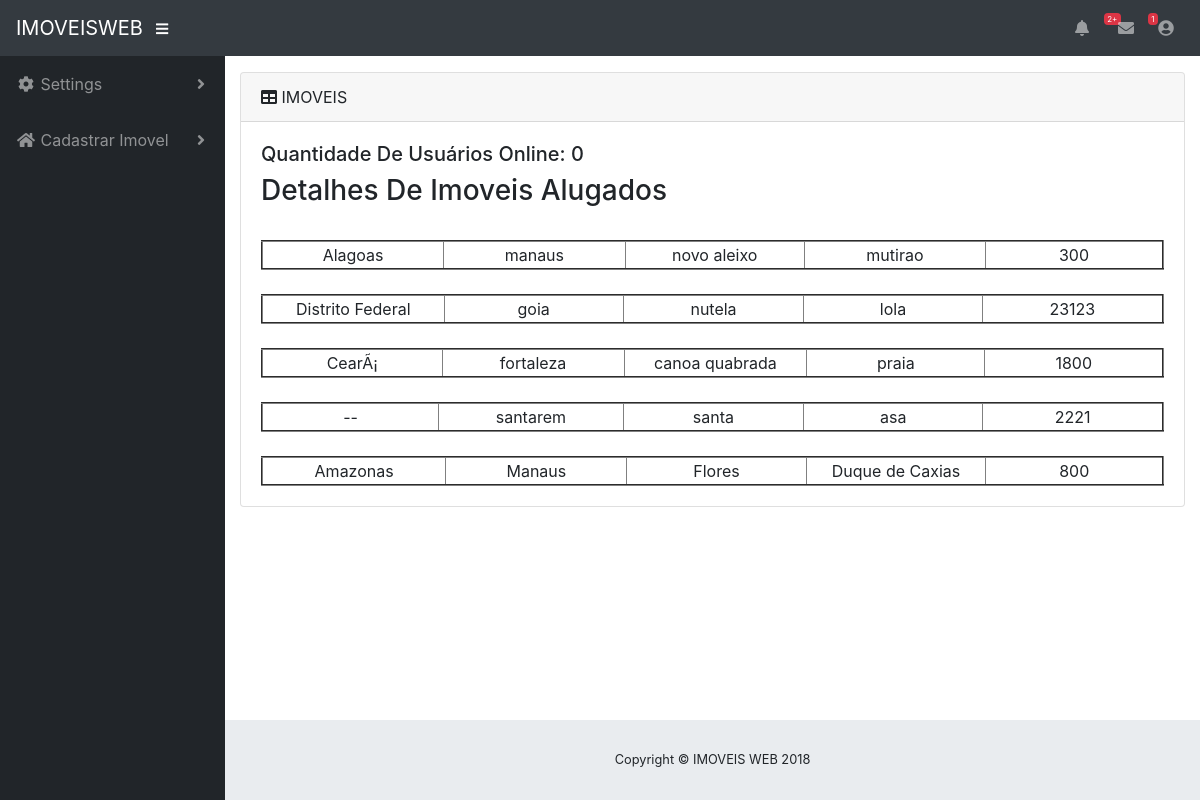
The app's page /main-locador.php (signed in) with its own data.
### tables this page shows
CREATE TABLE IF NOT EXISTS `imoveis` (
  `id` int(155) NOT NULL AUTO_INCREMENT,
  `estado` varchar(100) NOT NULL,
  `cidade` varchar(100) NOT NULL,
  `bairro` varchar(100) NOT NULL,
  `complemento` varchar(250) NOT NULL,
  `endereco` varchar(250) NOT NULL,
  `numero` int(11) NOT NULL,
  `cep` int(11) NOT NULL,
  `descricao` varchar(250) NOT NULL,
  `valor` varchar(100) NOT NULL,
  `img` longblob NOT NULL,
  `codigo_fiador` int(11) DEFAULT NULL,
  PRIMARY KEY (`id`),
  KEY `id` (`id`),
  KEY `codigo_fiador` (`codigo_fiador`)
);

### main-locador.php (the view, shortened to what this page needs)
<!DOCTYPE html>
<html lang="pt-br">
<head>
  <link href="vendor/bootstrap/css/bootstrap.min.css" rel="stylesheet">
  <link href="vendor/fontawesome-free/css/all.min.css" rel="stylesheet" type="text/css">
  <link href="vendor/datatables/dataTables.bootstrap4.css" rel="stylesheet">
  <link href="css/sb-admin.css" rel="stylesheet">
</head>
<body>
  <body id="page-top">
    <nav class="navbar navbar-expand navbar-dark bg-dark static-top">
      <a class="navbar-brand mr-1" href="#">IMOVEISWEB</a>
      <button class="btn btn-link btn-sm text-white order-1 order-sm-0" id="sidebarToggle" href="#">
        <i class="fas fa-bars"></i>
      </button>
      <ul class="navbar-nav ml-auto ml-md-0">
        <li class="nav-item dropdown no-arrow mx-1">
          <a class="nav-link dropdown-toggle" href="#" id="alertsDropdown" role="button" data-toggle="dropdown" aria-haspopup="true" aria-expanded="false">
            <i class="fas fa-bell fa-fw"></i>
            <span class="badge badge-danger">2+</span>
          </a>
        </li>
        <li class="nav-item dropdown no-arrow mx-1">
          <a class="nav-link dropdown-toggle" href="#" id="messagesDropdown" role="button" data-toggle="dropdown" aria-haspopup="true" aria-expanded="false">
            <i class="fas fa-envelope fa-fw"></i>
            <span class="badge badge-danger">1</span>
          </a>
        </li>
        <li class="nav-item dropdown no-arrow">
          <a class="nav-link dropdown-toggle" href="#" id="userDropdown" role="button" data-toggle="dropdown" aria-haspopup="true" aria-expanded="false">
            <i class="fas fa-user-circle fa-fw"></i>
          </a>
        </li>
      </ul>
    </nav>
    <div id="wrapper">
      <ul class="sidebar navbar-nav">
        <li class="nav-item dropdown">
          <a class="nav-link dropdown-toggle" href="#" id="pagesDropdown" role="button" data-toggle="dropdown" aria-haspopup="true" aria-expanded="false">
            <i class="fas fa-fw fa-cog"></i>
            <span>Settings</span>
          </a>
        </li>
        <li class="nav-item dropdown">
          <a class="nav-link dropdown-toggle" href="#" id="pagesDropdown" role="button" data-toggle="dropdown" aria-haspopup="true" aria-expanded="false">
            <i class="fas fa-fw fa-home"></i>
            <span>Cadastrar Imovel</span>
          </a>
        </li>
      </ul>
      <div id="content-wrapper">
        <div class="container-fluid">
          <div class="card mb-3">
            <div class="card-header">
              <i class="fas fa-table"></i>
                IMOVEIS</div>
            <div class="card-body">
                 <?php
    include 'conexao.php';
      $data['atual'] = date('Y-m-d H:i:s');
      $data['online'] = strtotime($data['atual'] . " - 20 seconds");
      $data['online'] = date("Y-m-d H:i:s",$data['online']);
      $result_qnt_visitas = "SELECT count(id) as online FROM visitas WHERE data_final >= '" . $data['online'] . "'";
      $resultado_qnt_visitas = mysqli_query($link, $result_qnt_visitas);
      $row_qnt_visitas = mysqli_fetch_assoc($resultado_qnt_visitas);
    ?>
    <h5>Quantidade De Usuários Online: <span id='online'><?php echo $row_qnt_visitas['online']; ?></span></h5>
              <div class="table-responsive">
                <h3>Detalhes De Imoveis Alugados</h3>
                      <?php
                    include 'conexao.php';
                     $sql = "SELECT * FROM imoveis WHERE codigo_fiador =".$_SESSION['usuid'];
                      $result    = mysqli_query($link, $sql);
                      while($registro = mysqli_fetch_array($result)) {
                      $estado       =$registro['estado'];
                      $cidade       = $registro['cidade'];
                      $bairro       = $registro['bairro'];
                      $complemento       = $registro['complemento'];
                      $valor        = $registro['valor'];
                      echo'<table border="2" align="center">';
                      echo '<tr   align="center">';
                      echo '<td style="width:200px;">'. $estado .'</td><br>';
                      echo '<td  style="width:200px;">'. $cidade .'</td>';
                      echo '<td style="width:200px;">'. $bairro .'</td>';
                      echo '<td style="width:200px;">'. $complemento .'</td>';
                      echo '<td style="width:200px;">'. $valor .'</td>';
                     echo '</tr>';
                     echo'</table>';
                      }
                    ?>
              </div>
            </div>
          </div>
        </div>
        <footer class="sticky-footer">
          <div class="container my-auto">
            <div class="copyright text-center my-auto">
              <span>Copyright © IMOVEIS WEB 2018</span>
            </div>
          </div>
        </footer>
      </div>
    </div>
</body>
</html>

### css/sb-admin.css (style rules this page uses)
html { position: relative; min-height: 100%; }
body { height: 100%; }
#wrapper { display: -webkit-box; display: -ms-flexbox; display: flex; }
#wrapper #content-wrapper { overflow-x: hidden; width: 100%; padding-top: 1rem; padding-bottom: 80px; }
.navbar-nav .nav-item.dropdown .dropdown-toggle::after { width: 1rem; text-align: center; float: right; vertical-align: 0; border: 0; font-weight: 900; content: '\f105'; font-family: 'Font Awesome 5 Free'; }
.navbar-nav .nav-item.dropdown.no-arrow .dropdown-toggle::after { display: none; }
.navbar-nav .nav-item .nav-link .badge { position: absolute; margin-left: 0.75rem; top: 0.3rem; font-weight: 400; font-size: 0.5rem; }
.sidebar { width: 90px !important; background-color: #212529; min-height: calc(100vh - 56px); }
.sidebar .nav-item:last-child { margin-bottom: 1rem; }
.sidebar .nav-item .nav-link { text-align: center; padding: 0.75rem 1rem; width: 90px; }
.sidebar .nav-item .nav-link span { font-size: 0.65rem; display: block; }
.sidebar .nav-item.dropdown .dropdown-toggle::after { display: none; }
.sidebar .nav-item .nav-link { color: rgba(255, 255, 255, 0.5); }
@media (min-width: 768px) { .sidebar { width: 225px !important; } }
@media (min-width: 768px) { .sidebar .nav-item .nav-link { display: block; width: 100%; text-align: left; padding: 1rem; width: 225px; } }
@media (min-width: 768px) { .sidebar .nav-item .nav-link span { font-size: 1rem; display: inline; } }
@media (min-width: 768px) { .sidebar .nav-item.dropdown .dropdown-toggle::after { display: block; } }
:root { --input-padding-x: 0.75rem; --input-padding-y: 0.75rem; }
footer.sticky-footer { display: -webkit-box; display: -ms-flexbox; display: flex; position: absolute; right: 0; bottom: 0; width: calc(100% - 90px); height: 80px; background-color: #e9ecef; }
footer.sticky-footer .copyright { line-height: 1; font-size: 0.8rem; }
@media (min-width: 768px) { footer.sticky-footer { width: calc(100% - 225px); } }

### records on screen
imoveis: estado "Alagoas", cidade "manaus", bairro "novo aleixo", complemento "mutirao", valor "300"
imoveis: estado "Distrito Federal", cidade "goia", bairro "nutela", complemento "lola", valor "23123"
imoveis: estado "CearÃ¡", cidade "fortaleza", bairro "canoa quabrada", complemento "praia", valor "1800"
imoveis: estado "--", cidade "santarem", bairro "santa", complemento "asa", valor "2221"
imoveis: estado "Amazonas", cidade "Manaus", bairro "Flores", complemento "Duque de Caxias", valor "800"

### other values on screen
$row_qnt_visitas['online'] "0"
